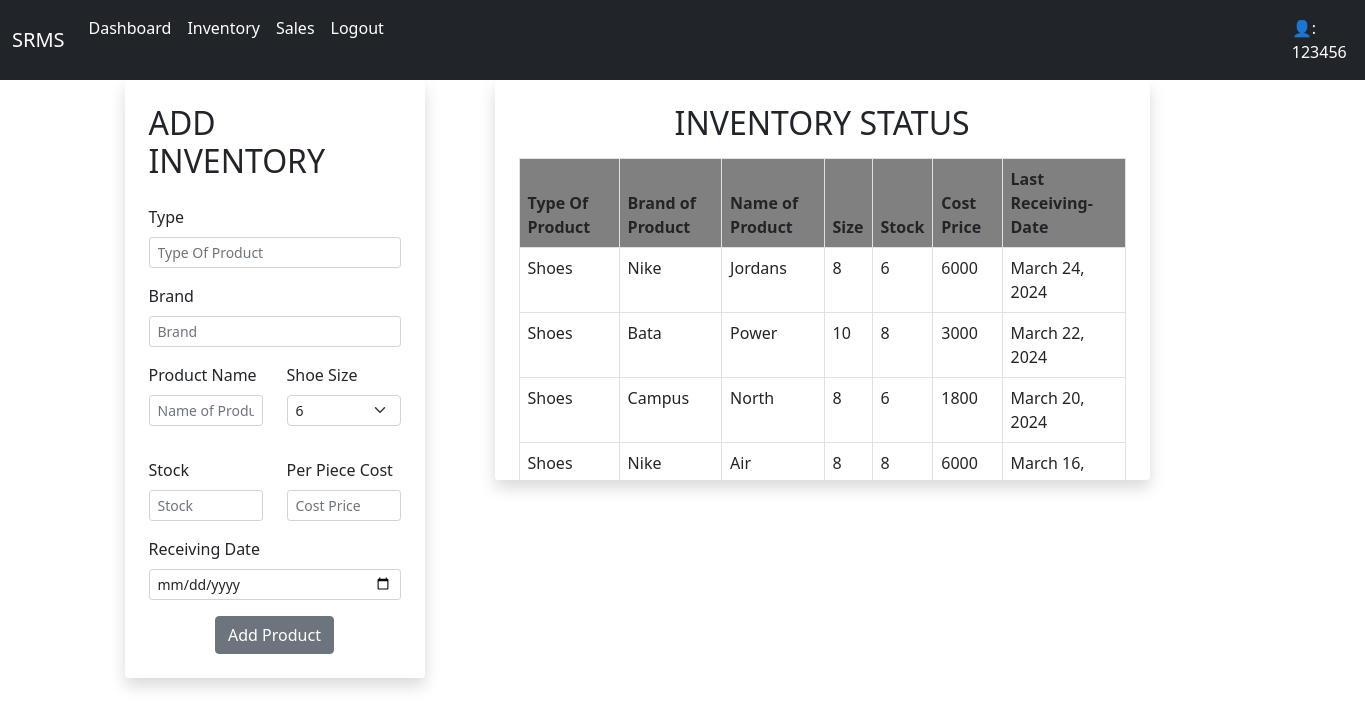
Before: /inventory/ (signed in) with the older database file.
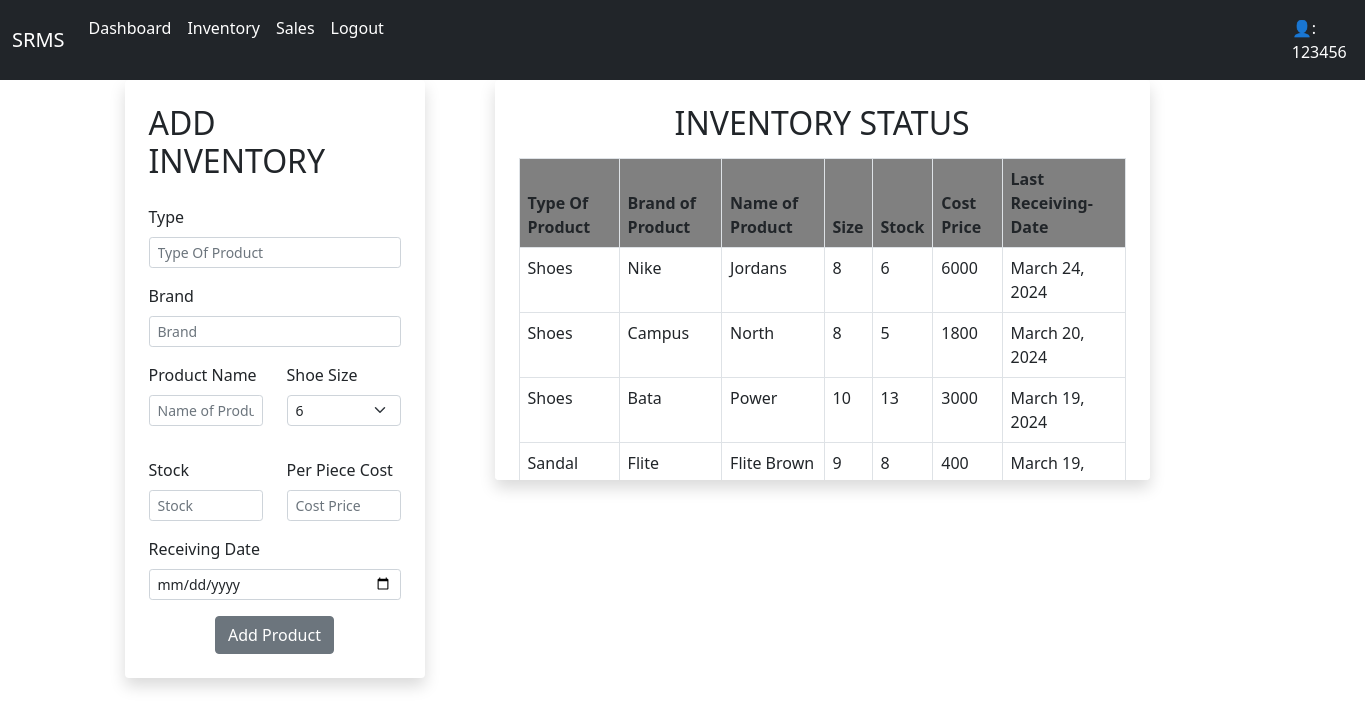
After: the same page with the newer database file.
### inventory/models.py (models this page shows)
class Inventory(models.Model):
    username=models.CharField(max_length=20)
    P_Type=models.CharField(max_length=20)
    p_Name=models.CharField(max_length=15)
    P_Brand=models.CharField(max_length=10)
    P_Stock=models.IntegerField()
    R_date=models.DateField(null=True,blank=True)
    cost=models.IntegerField()
    P_Size = models.IntegerField()

### inventory/views.py (the view, shortened to what this page needs)
# urls.py: path('inventory/',iviews.inventory,name='inventory'),
def inventory(request):
    user = request.user
    username = user.username
    queryset = Inventory.objects.filter(username=username).order_by('-R_date')
    context = {"Inventory": queryset}
    return render(request, 'inventory/inventory.html', context=context)

### templates/inventory/inventory.html (shortened to what this page needs)
{% extends 'inventory/base.html' %}
{% block content %}
<div class="container">
  <div class="row">
    <div class="col-md-6">
      <form class="form-container" method="post">
        <div class="shadow p-4 mb-3 bg-white rounded" style="padding-left: 50px; max-width: 300px;">
          <h2 class="mb-4">ADD INVENTORY</h2>
          <div class="mb-3">
            <label for="formGroupExampleInput2" class="form-label">Type</label>
            <input type="text" class="form-control form-control-sm" id="formGroupExampleInput2" placeholder="Type Of Product" name="typeofproduct" required>
          </div>
          <div class="mb-3">
            <label for="formGroupExampleInput2" class="form-label">Brand</label>
            <input type="text" class="form-control form-control-sm" id="formGroupExampleInput2" placeholder="Brand" name="brand" required>
          </div>
          <div class="row mb-3">
            <div class="col-md-6">
              <div class="mb-3">
                <label for="formGroupExampleInput" class="form-label">Product Name</label>
                <input type="text" class="form-control form-control-sm" id="formGroupExampleInput" placeholder="Name of Product" name="nameofproduct" required>
              </div>
            </div>
            <div class="col-md-6">
              <div class="mb-3">
                <label for="shoeSize" class="form-label">Shoe Size</label>
                <select class="form-select form-select-sm" id="shoeSize" name="shoesize" required>
                  <option value="6">6</option>
                </select>
              </div>
            </div>
          </div>
          <div class="row">
            <div class="col">
              <div class="mb-3">
                <label for="formGroupExampleInput2" class="form-label">Stock</label>
                <input type="text" class="form-control form-control-sm" id="formGroupExampleInput2" placeholder="Stock" name="stock" required>
              </div>
            </div>
            <div class="col">
              <div class="mb-3">
                <label for="formGroupExampleInput2" class="form-label">Per Piece Cost</label>
                <input type="text" class="form-control form-control-sm" id="formGroupExampleInput2" placeholder="Cost Price" name="costprice" required>
              </div>
            </div>
          </div>
          <div class="mb-3">
            <label for="formGroupExampleInput2" class="form-label">Receiving Date</label>
            <input type="date" class="form-control form-control-sm" id="formGroupExampleInput2" name="rdate" required>
          </div>
          <button type="submit" class="btn btn-secondary d-block mx-auto">Add Product</button>
        </div>
      </form>
    </div>
    <div class="col-md-6" style="margin-left: -200px;">
      <div class="shadow p-4 mb-3 bg-white rounded" style="width: 120%; overflow-y: auto; max-height: 400px;">
        <h2 class="text-center mb-3">INVENTORY STATUS</h2>
        <div class="InventoryStatus">
          <table class="table table-bordered table-hover">
            <thead style="background-color: gray;">
              <tr>
                <th>Type Of Product</th>
                <th>Brand of Product</th>
                <th>Name of Product</th>
                <th>Size</th>
                <th>Stock</th>
                <th>Cost Price</th>
                <th>Last Receiving-Date</th>
              </tr>
            </thead>
            <tbody>
              {% for item in Inventory %}
              {% if item.username == user.username %}
              <tr>
                <td>{{ item.P_Type }}</td>
                <td>{{ item.P_Brand }}</td>
                <td>{{ item.p_Name }}</td>
                <td>{{ item.P_Size }}</td>
                <td>{{ item.P_Stock}}</td>
                <td>{{ item.cost }}</td>
                <td>{{ item.R_date }}</td>
              </tr>
              {% endif %}
              {% endfor %}
            </tbody>
          </table>
        </div>
      </div>
    </div>
  </div>
</div>
{% endblock %}

### templates/inventory/base.html (shortened to what this page needs)
<!DOCTYPE html>
<html lang="en">
<head>
    <link href="https://cdn.jsdelivr.net/npm/bootstrap@5.0.2/dist/css/bootstrap.min.css" rel="stylesheet">
</head>
<body>
    <nav class="navbar navbar-expand-lg navbar-dark bg-dark">
        <div class="container-fluid">
          <a class="navbar-brand" href="#">SRMS</a>
          <div class="collapse navbar-collapse" id="navbarNavAltMarkup">
            <div class="navbar-nav">
              <a class="nav-link active" aria-current="page" href="{% url 'dashboard'%}">Dashboard</a>
              <a class="nav-link active" aria-current="page" href="{% url 'inventory'%}">Inventory</a>
              <a class="nav-link active" aria-current="page" href="{% url 'sales'%}">Sales</a>
              <a class="nav-link active" aria-current="page" href="{% url 'logout'%}">Logout</a>
              <a class="nav-link active" aria-current="page" href="#" style="color: white; padding-left: 900px;">&#128100;: {{ user.username }}</a>
            </div>
          </div>
        </div>
      </nav>
    {% block content%}
    {% endblock %}
</body>
</html>

Changed rows visible on the page:
no longer on this page (row unchanged): Inventory: P_Type "Shoes", P_Brand "Nike", p_Name "Air", P_Size "8", P_Stock "8", cost "6000", R_date "March 16,…"
changed Inventory "Campus": P_Stock "6" → "5"; moves up the list
changed Inventory "Bata": P_Stock "8" → "13"; R_date "March 22, 2024" → "March 19, 2024"
added Inventory: P_Type "Sandal", P_Brand "Flite", p_Name "Flite Brown", P_Size "9", P_Stock "8", cost "400", R_date "March 19,…"
